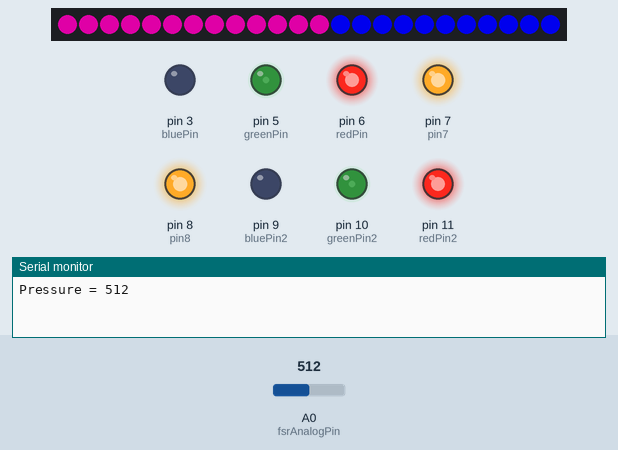
Recording of a sketch running on a simulated Arduino Uno, built with avr-gcc and run on an emulated ATmega328P. On the bench: 24 RGB LEDs in strip order, left to right, output pins drawn as LEDs (lit = HIGH), the last lines printed to the serial monitor. Inputs (shaded band) come from the test bench; at power-on: A0 (fsrAnalogPin) = 512. Dim RGB values are drawn brighter than linear.

Above: at 9.21 s.
20.5 s: A0 (fsrAnalogPin) set to 33
At 21.08 s:
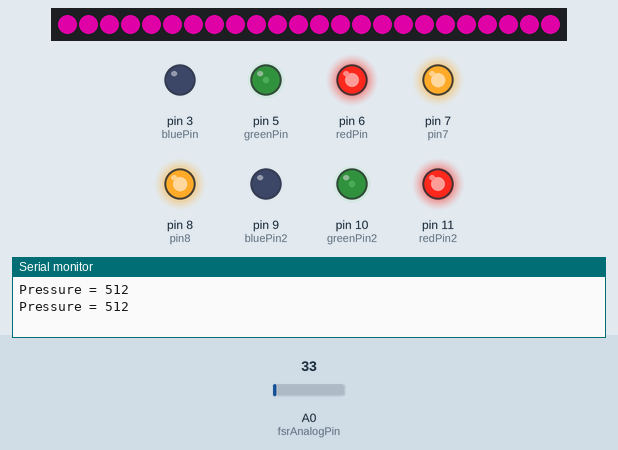
28.9 s: A0 (fsrAnalogPin) set to 28
At 34.8 s:
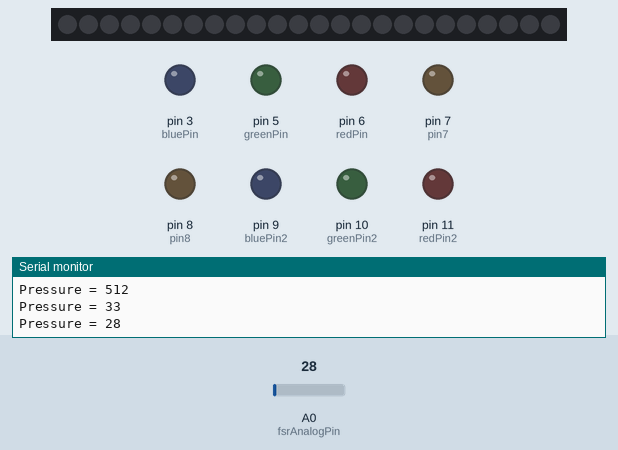
37.3 s: A0 (fsrAnalogPin) set to 122
At 51.5 s:
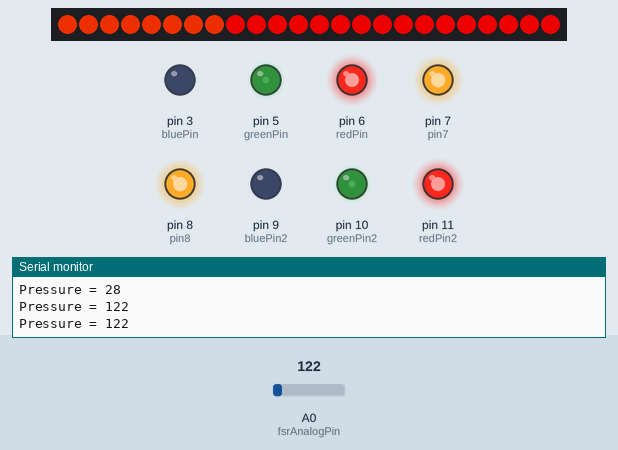
Timing chart, 0 to 51.7 s (numbered marks = the images above; inputs shaded):
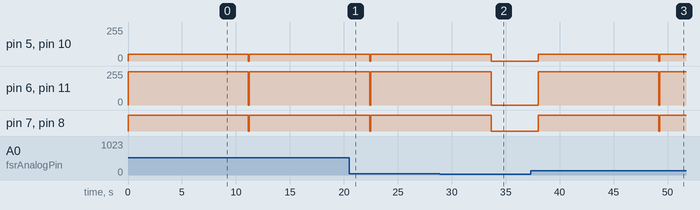

Measured:
- the behaviour switches between 31 and 30 on A0 (fsrAnalogPin) (found by bisection; images 1 and 2)
- after the input at 28.9 s, pin 5 (greenPin), pin 6 (redPin), pin 10 (greenPin2), pin 11 (redPin2): goes on until 33.6 s, then stays 0/255; pin 7 (pin7), pin 8 (pin8): goes on until 33.6 s, then stays LOW
- after the input at 37.3 s, pin 5 (greenPin), pin 10 (greenPin2): 0/255 → 50/255 after 0.72 s, → 0/255 11.1 s later, → 50/255 0.10 s later; pin 6 (redPin), pin 11 (redPin2): 0/255 → 250/255 after 0.72 s, → 0/255 11.1 s later, → 250/255 0.10 s later; pin 7 (pin7), pin 8 (pin8): LOW → HIGH after 0.72 s, → LOW 11.1 s later, → HIGH 0.10 s later

The sketch:

installation.ino
```cpp
#include <Adafruit_NeoPixel.h>
#define PIN 2

Adafruit_NeoPixel strip = Adafruit_NeoPixel(24, PIN, NEO_GRB + NEO_KHZ800); //ring light

int fsrAnalogPin = 0; // pressure sensor
int fsrReading;      // pressure reading from the FSR
int pin8 = 8; //small LED 1
int pin7 = 7; //small LED 2
int redPin = 6; //RGB 1
int greenPin = 5; //RGB 1
int bluePin = 3; //RGB 1
int redPin2 = 11; //RGB 2
int greenPin2 = 10; //RGB 2
int bluePin2 = 9; //RGB2

void setup(void) {

  Serial.begin(9600);
  strip.begin();
  strip.setBrightness(200);
  strip.show(); //lines 19-22 setup ring light
  pinMode(pin8, OUTPUT);
  pinMode(pin7, OUTPUT); //lines 23-24 setup small LEDs
  pinMode(redPin, OUTPUT);
  pinMode(greenPin, OUTPUT);
  pinMode(bluePin, OUTPUT);
  pinMode(redPin2, OUTPUT);
  pinMode(greenPin2, OUTPUT);
  pinMode(bluePin2, OUTPUT); //lines 25-30 setup RGBs
}

void loop(void) {
  fsrReading = analogRead(fsrAnalogPin);
  Serial.print("Pressure = ");
  Serial.println(fsrReading); //collects and prints pressure reading

  if (fsrReading > 30) { //if pressure is above 30
    digitalWrite(pin8, HIGH);
    digitalWrite(pin7, HIGH); //turn on small LEDs
    setColor(250, 50, 0); //turn on RGB to orange
    colorWipe(strip.Color(255, 0, 0));
    colorWipe(strip.Color(250, 50, 0));
    colorWipe(strip.Color(242, 110, 0));
    colorWipe(strip.Color(255, 255, 0));
    colorWipe(strip.Color(0, 255, 0));
    colorWipe(strip.Color(0, 255, 255));
    colorWipe(strip.Color(0, 0, 255));
    colorWipe(strip.Color(200, 0, 150)); //turn on ring light and cycle through different colors
  }

  delay(100);

  colorWipe(strip.Color(0, 0, 0));
  digitalWrite(pin8, LOW);
  digitalWrite(pin7, LOW);
  setColor(0 , 0, 0); //turn off all the lights
  delay(100);
}

void colorWipe(uint32_t c) {
  for (uint16_t i = 0; i < strip.numPixels(); i++) {
    strip.setPixelColor(i, c);
    strip.show();
    delay(50);
  }
}

void setColor(int red, int green, int blue) {
#ifdef COMMON_ANODE
  red = 255 - red;
  green = 255 - green;
  blue = 255 - blue;
#endif
  analogWrite(redPin, red);
  analogWrite(greenPin, green);
  analogWrite(bluePin, blue);
  analogWrite(redPin2, red);
  analogWrite(greenPin2, green);
  analogWrite(bluePin2, blue);
}
```
